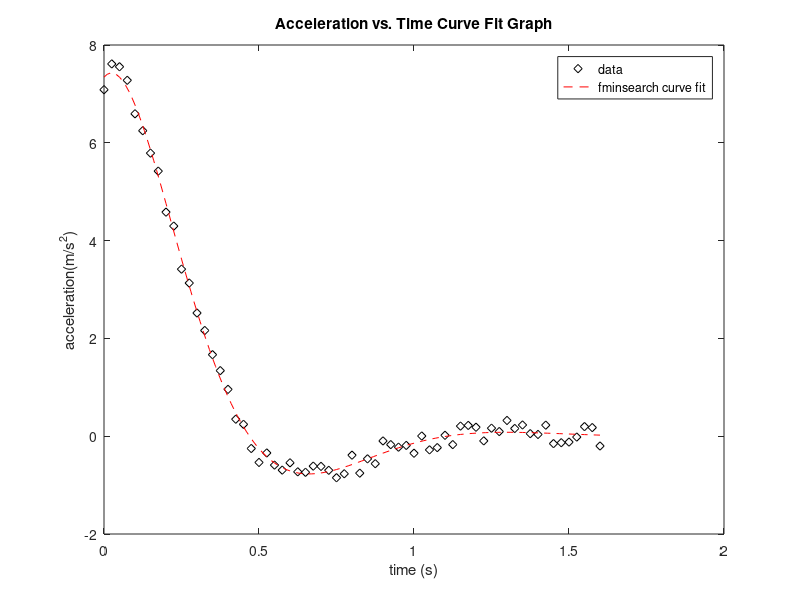
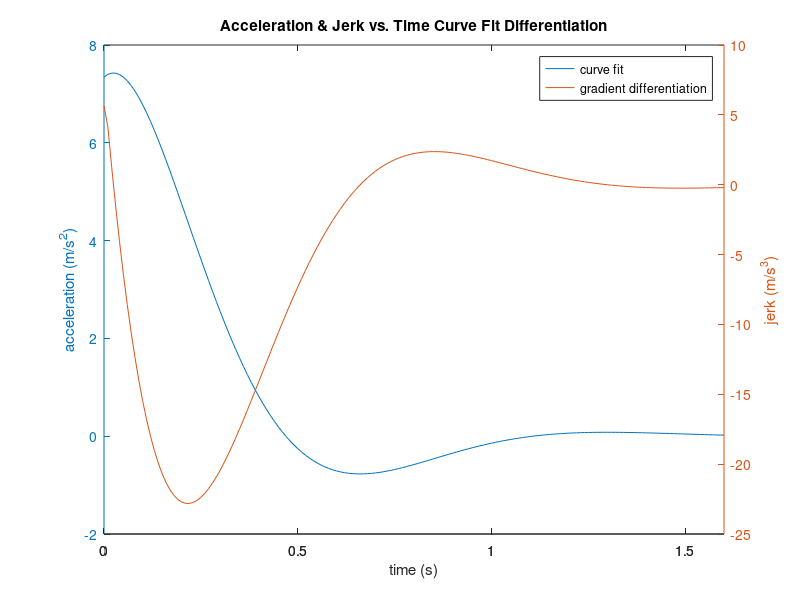

These figures' MATLAB source, in order:
load project3_accel.dat

t = project3_accel(:,1);
a = project3_accel(:,2);


tic
amodel = @(t,A,B,C,D) A.*exp(B.*t).*cos((C.*t)+D);

ares = @(vars,ti,ai) sum((ai-amodel(ti,vars(1),vars(2),vars(3),vars(4))).^2);

options = optimset('TolX',1e-6,'TolFun',1e-6);
vars = fminsearch(ares,[1, 1, 1, 1],options,t,a);

A = vars(1);
B = vars(2);
C = vars(3);
D = vars(4);

St_nonl = sum((a-mean(a)).^2);
Sr_nonl = sum((a-amodel(t,A,B,C,D)).^2);
r_squared_nonl = 1-Sr_nonl/St_nonl
StandardError_nonl = sqrt(Sr_nonl/(length(t)-4))

tm = min(t):0.01:max(t);
toc

figure(1)
plot(t,a,'kd',tm,amodel(tm,A,B,C,D),'r--')
title('Acceleration vs. Time Curve Fit Graph')
xlabel('time (s)')
ylabel('acceleration(m/s^{2})')
legend('data','fminsearch curve fit')


tic
dadt_fit_grad = gradient(amodel(tm,A,B,C,D),0.01);
toc

figure(2)
AP=plotyy(tm,amodel(tm,A,B,C,D),tm,dadt_fit_grad);
title('Acceleration & Jerk vs. Time Curve Fit Differentiation')
xlabel('time (s)')
ylabel(AP(1),'acceleration (m/s^{2})')
ylabel(AP(2),'jerk (m/{s^3})')
legend('curve fit','gradient differentiation')








